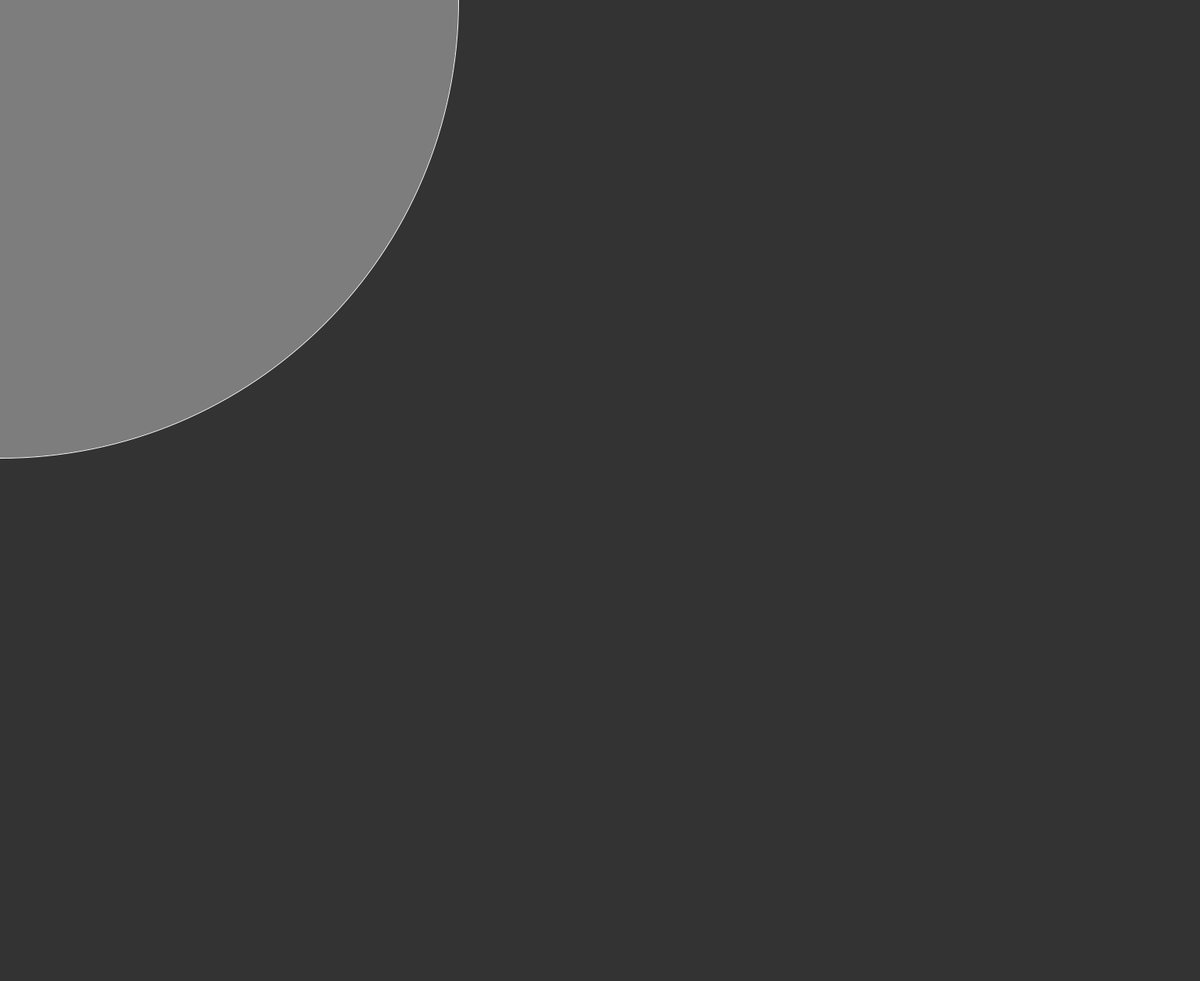
Frame 1 (no input)
Frame 60 (the mouse pressed at the canvas centre just before this capture): identical to frame 1, image omitted
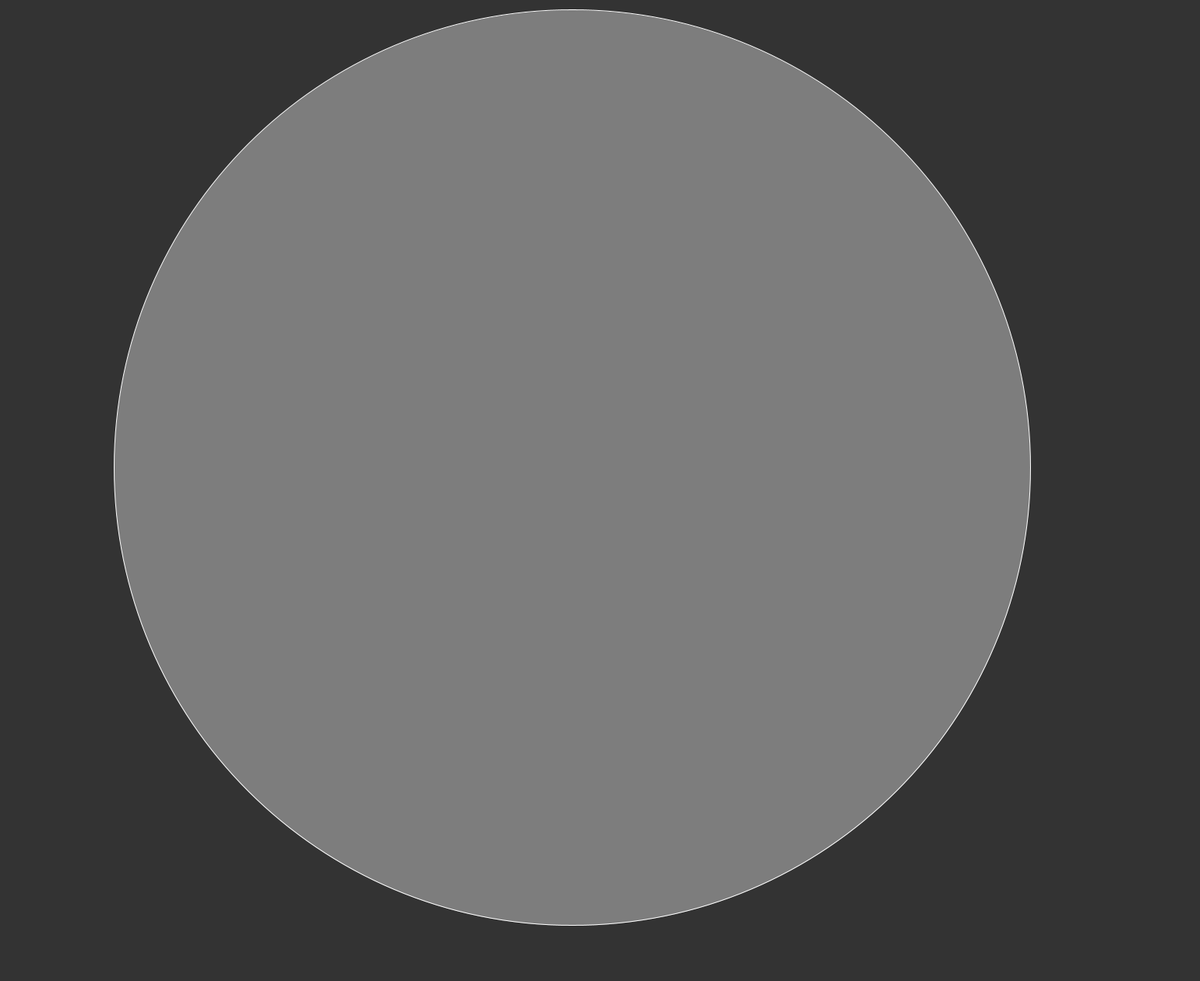
Frame 120 (the mouse held since frame 60 and released just before this capture)

The Processing sketch that drew these frames (run headless with seeded random() and noise(); from frame 60 on, the mouse is pressed at the canvas centre):

// Processing sketch: processing_107611
// ── processing_107611.pde

/**
 * Linear Interpolation. 
 * 
 * Move the mouse across the screen and the symbol will follow.  
 * Between drawing each frame of the animation, the ellipse moves 
 * part of the distance (0.05) from its current position toward 
 * the cursor using the lerp() function
 *
 * This is the same as the Easing under input only with lerp() instead. 
 */
 
float x;
float y;

void setup() {
  size(1540, 1260); 
  noStroke();  
}

void draw() { 
  background(51);
  
  // lerp() calculates a number between two numbers at a specific increment. 
  // The amt parameter is the amount to interpolate between the two values 
  // where 0.0 equal to the first point, 0.1 is very near the first point, 0.5 
  // is half-way in between, etc.  
  
  // Here we are moving 5% of the way to the mouse location each frame
  x = lerp(x,mouseX,0.05);
  y = lerp(y,mouseY,0.05);
  
  fill(125);
  stroke(255);
  ellipse(x, y, 1176, 1176);
}
